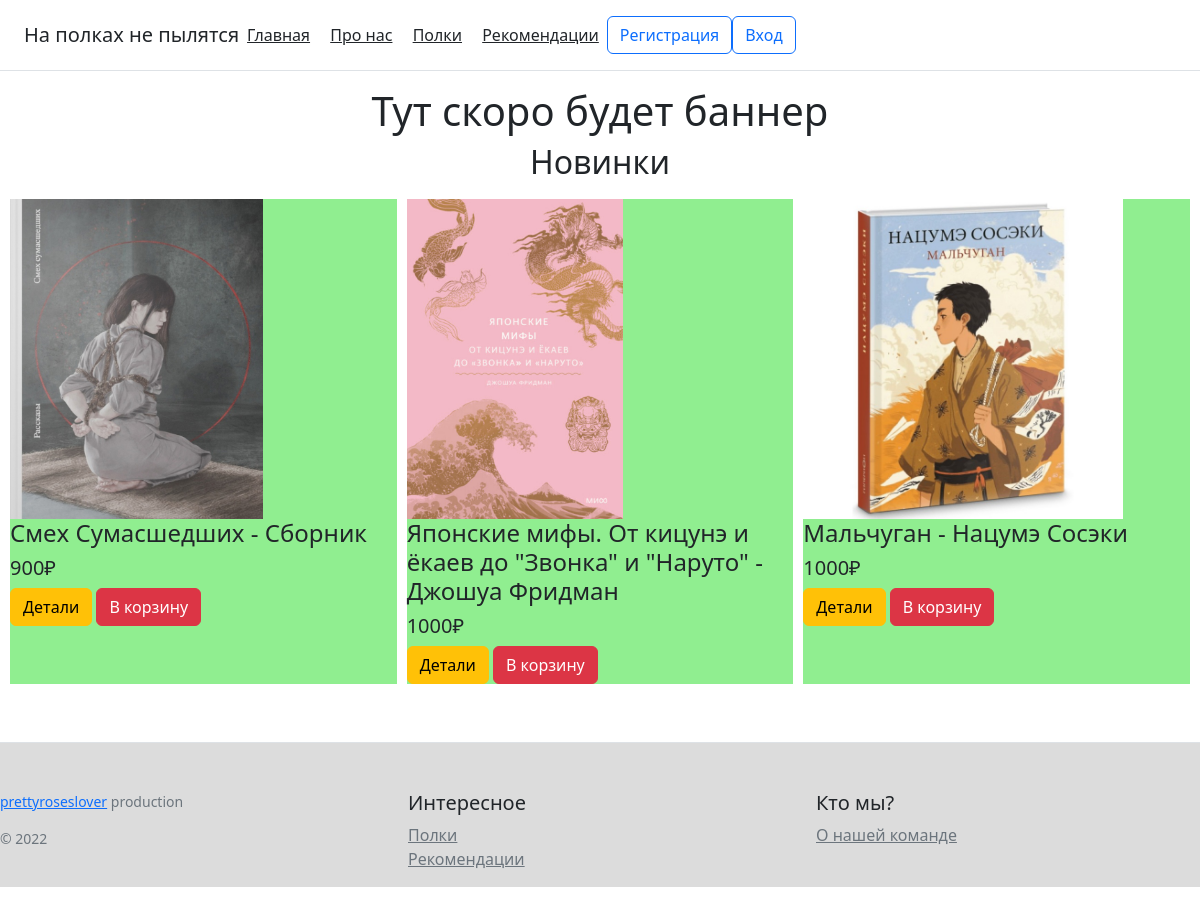
The page / on the database its author committed.
### app.py (models this page shows, shortened)
class Books(db.Model):
    __tablename__ = 'books'
    id_book = db.Column(db.Integer, primary_key=True)
    title = db.Column(db.String(255), nullable=False)
    author = db.Column(db.String(255), nullable=False)
    price = db.Column(db.Integer, nullable=False)
    language = db.Column(db.String(64), nullable=False)
    genre = db.Column(db.String(64), nullable=False)
    country = db.Column(db.String(64), nullable=False)
    year = db.Column(db.Integer)
    image = db.Column(db.String(255), nullable=False)
    quantity = db.Column(db.Integer, nullable=False)

### app.py (the view)
@app.route('/')
def hello_world():
    flag_btn = current_user.is_authenticated
    new_books = []
    new_books.append(Books.query.get(15))
    new_books.append(Books.query.get(2))
    new_books.append(Books.query.get(11))
    return render_template("index.html", flag_btn=flag_btn, new_books=new_books)

### templates/index.html (shortened to what this page needs)
{% extends 'base.html' %}
{% block button %}
    {% if flag_btn %}
    <a class="btn btn-outline-primary" href="/account">Личный кабинет</a>
    <a class="btn btn-outline-primary" href="/busket">Корзина</a>
    {% if current_user.id == 5 %}
	<a class="btn btn-outline-primary" href="/admin">Admin</a>
	{% endif %}
    {% else %}
    <a class="btn btn-outline-primary" href="/signin">Регистрация</a>
     <a class="btn btn-outline-primary" href="/login">Вход</a>
    {% endif %}
{% endblock %}
{% block body %}
    <h1 align="center"> Тут скоро будет баннер </h1>
    <h2 align="center"> Новинки </h2>
    <div class="Row">
    {% for b in new_books %}
        <div class="Column">
            <img src="{{url_for('static', filename=b.image)}}" alt="{{ b.title }}" class="Cover">
            <h4>
                {{ b.title }} - {{ b.author }}
            </h4>
            <h5> {{ b.price }}₽</h5>
            <a href="/shelves/{{ b.id_book }}" class="btn btn-warning">Детали</a>
            {% if b.quantity == 0 %}
            <h4> Нет в наличии! </h4>
            {% else %}
                {% if flag_btn %}
                 <a href="/shelves/{{b.id_book}}/add" class="btn btn-danger">В корзину</a>
                {% else %}
                <a  href="/login" class="btn btn-danger">В корзину</a>
                {% endif %}
            {% endif %}
        </div>
    {% endfor %}
    </div>
{% endblock %}

### templates/base.html (shortened to what this page needs)
<!DOCTYPE html>
<html lang="ru">
<head>
    <link rel="stylesheet" href="{{ url_for('static', filename='css/main.css') }}">
    <link rel="stylesheet" href="https://cdn.jsdelivr.net/npm/bootstrap@5.2.0/dist/css/bootstrap.min.css">
</head>
<body>
 <div class="d-flex flex-column flex-md-row align-items-center p-3 px-md-4 mb-3 bg-white border-bottom box-shadow">
      <h5 class="my-0 mr-md-auto font-weight-normal">На полках не пылятся</h5>
      <nav class="my-2 my-md-0 mr-md-3">
        <a class="p-2 text-dark" href="/">Главная</a>
        <a class="p-2 text-dark" href="/about">Про нас</a>
        <a class="p-2 text-dark" href="/shelves">Полки</a>
        <a class="p-2 text-dark" href="/recs">Рекомендации</a>
      </nav>
     {% block button %}{% endblock %}
    </div>
    {% block body %}{% endblock %}
<footer class="pt-4 my-md-5 pt-md-5 border-top">
        <div class="row">
          <div class="col-12 col-md">
              <small class="d-block mb-3 text-muted"> <a href="https://www.instagram.com/prettyroseslover/">prettyroseslover</a> production</small>
            <small class="d-block mb-3 text-muted">&copy; 2022</small>
          </div>
          <div class="col-6 col-md">
            <h5>Интересное</h5>
            <ul class="list-unstyled text-small">
              <li><a class="text-muted" href="/shelves">Полки</a></li>
              <li><a class="text-muted" href="/recs">Рекомендации</a></li>
            </ul>
          </div>
          <div class="col-6 col-md">
            <h5>Кто мы?</h5>
            <ul class="list-unstyled text-small">
              <li><a class="text-muted" href="/about">О нашей команде</a></li>
            </ul>
          </div>
        </div>
      </footer>
</body>
</html>

### static/css/main.css (style rules this page uses)
footer { background-color: #DCDCDC; }
.Row { display: table; width: 100%; table-layout: fixed; border-spacing: 10px; }
.Column { display: table-cell; background-color: lightgreen; }
.Cover { height: 20em; }

### rows shown on the page
Books: image (picture), title "Смех Сумасшедших", author "Сборник", price "900", quantity "В корзину"
Books: image (picture), title "Японские мифы. От кицунэ и ёкаев до \"Звонка\" и \"Наруто\"", author "Джошуа Фридман", price "1000", quantity "В корзину"
Books: image (picture), title "Мальчуган", author "Нацумэ Сосэки", price "1000", quantity "В корзину"
